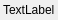
<?xml version="1.0" encoding="UTF-8"?>
<ui version="4.0">
 <class>ItemGripModifier</class>
 <widget class="QDialog" name="ItemGripModifier">
  <property name="windowModality">
   <enum>Qt::NonModal</enum>
  </property>
  <property name="geometry">
   <rect>
    <x>0</x>
    <y>0</y>
    <width>800</width>
    <height>800</height>
   </rect>
  </property>
  <property name="sizePolicy">
   <sizepolicy hsizetype="Minimum" vsizetype="Minimum">
    <horstretch>0</horstretch>
    <verstretch>0</verstretch>
   </sizepolicy>
  </property>
  <property name="maximumSize">
   <size>
    <width>800</width>
    <height>800</height>
   </size>
  </property>
  <property name="windowTitle">
   <string>Choose new item</string>
  </property>
  <property name="styleSheet">
   <string notr="true">QToolButton{
border: 1px solid gray; 
background-color: rgb(240, 240, 240);
}

QToolButton:hover{
border: 2px solid black; 
background-color: rgb(255, 255, 0);
}

QToolButton:pressed{
border: 2px solid rgb(150, 150, 255); 
background-color: rgb(255, 255, 0);
}

QToolTip{ 
border: 1px solid gray; 
background-color: gray; color: white;
}</string>
  </property>
  <layout class="QVBoxLayout" name="verticalLayout_2">
   <property name="sizeConstraint">
    <enum>QLayout::SetMinAndMaxSize</enum>
   </property>
   <property name="leftMargin">
    <number>3</number>
   </property>
   <property name="topMargin">
    <number>3</number>
   </property>
   <property name="rightMargin">
    <number>3</number>
   </property>
   <property name="bottomMargin">
    <number>3</number>
   </property>
   <item>
    <widget class="QLabel" name="label">
     <property name="sizePolicy">
      <sizepolicy hsizetype="Maximum" vsizetype="Maximum">
       <horstretch>0</horstretch>
       <verstretch>0</verstretch>
      </sizepolicy>
     </property>
     <property name="text">
      <string>TextLabel</string>
     </property>
    </widget>
   </item>
   <item>
    <layout class="QGridLayout" name="gridLayout">
     <property name="sizeConstraint">
      <enum>QLayout::SetMinAndMaxSize</enum>
     </property>
    </layout>
   </item>
  </layout>
 </widget>
 <resources/>
 <connections/>
</ui>
